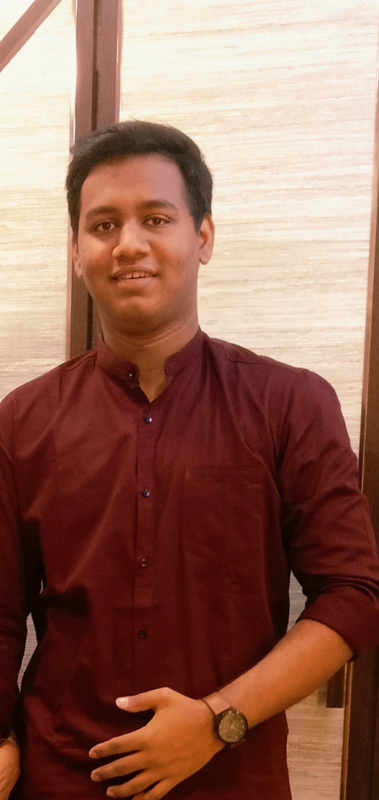
#> input picture AboutUs/images/Aryan.jpeg, 758 x 1600 px, found by its file name (shown at 1/2 size); its folder holds only this picture in this run
$ jupyter execute --allow-errors tri.ipynb   (older library calls are emulated)
#> lines starting #> are read from the running program, lines starting #| are printed output that depends on the picture; after the words box and inside, x2 and y2 are one past the last pixel; in counts of white or black regions, pixels touching at a corner belong together
[cell 1]
import cv2
import numpy as np
import matplotlib.pyplot as plt

[cell 2]
# Load the ultrasound image
img = cv2.imread(r'C:\Users\Vivek\Downloads\FETAL_PLANES_ZENODO\Images\Patient00001_Plane1_2_of_15.png', 0)

# Apply histogram equalization to enhance contrast
equalized_img = cv2.equalizeHist(img)

# Apply median blur for noise reduction
#> (the rest of this cell did not finish here and is left out)

[cell 3]
import os
import cv2
import numpy as np
import matplotlib.pyplot as plt

# Input and output folder paths
input_folder = r'C:\Users\Vivek\Downloads\FETAL_PLANES_ZENODO\Images'
output_folder = r'C:\Users\Vivek\Downloads\FETAL_PLANES_ZENODO\Images\02.Enhancement and Segmentation'

# Ensure the output folder exists
os.makedirs(output_folder, exist_ok=True)
counter=0
# Process each image in the input folder
for filename in os.listdir(input_folder):
    counter=counter+1
    print(counter)
    # Read the image as grayscale
    img_path = os.path.join(input_folder, filename)
    img = cv2.imread(img_path, 0)
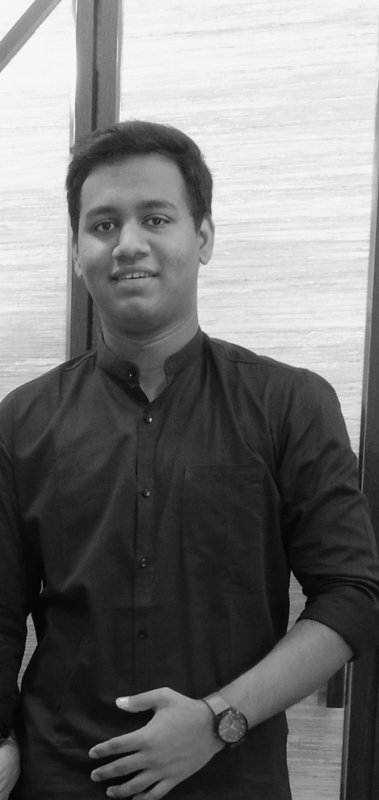
#> img: shape (1600, 758) (shown at 1/2 size); min 0, max 253, mean 115.9
    # Add this check before processing the image
    if not os.path.isfile(img_path):
        print(f"Error: Image file not found - {img_path}")
        continue  # Skip to the next iteration


    # Apply histogram equalization to enhance contrast
    equalized_img = cv2.equalizeHist(img)
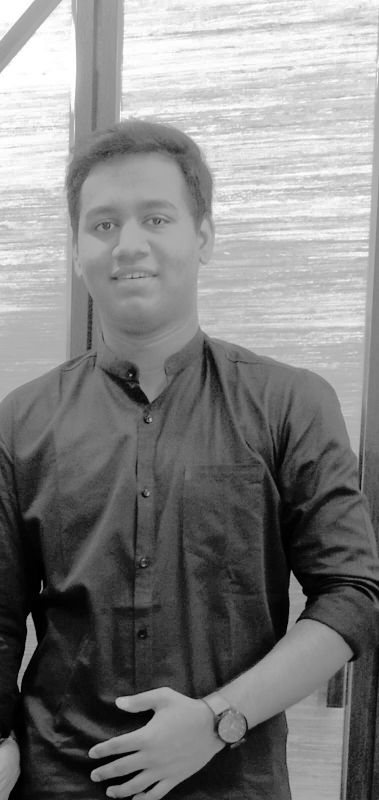
#> equalized_img: shape (1600, 758) (shown at 1/2 size); min 0, max 255, mean 128.5

    # Apply median blur for noise reduction
    median_blur = cv2.medianBlur(equalized_img, 5)

    # Thresholding to create a binary mask of the cranium and brain
    _, cranium_brain_mask = cv2.threshold(median_blur, 180, 255, cv2.THRESH_BINARY)
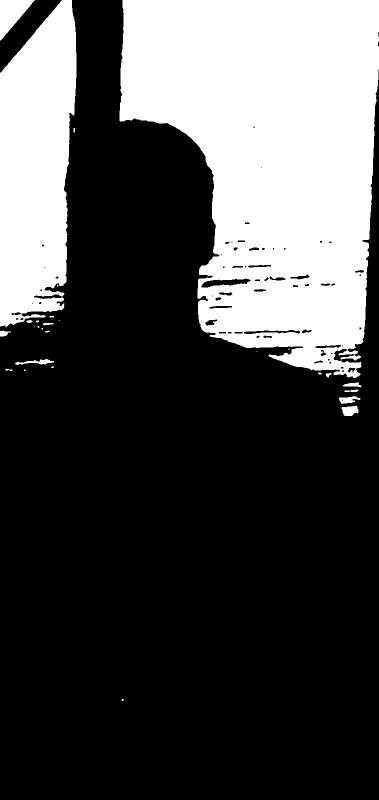
#> cranium_brain_mask: shape (1600, 758) (shown at 1/2 size); 29.5% white; 28 white regions (10 under 20 px)

    # Find contours in the mask
    contours, _ = cv2.findContours(cranium_brain_mask, cv2.RETR_EXTERNAL, cv2.CHAIN_APPROX_SIMPLE)
#> contours = 28 contours, 16 with area under 20; largest, box (x1, y1, x2, y2) and area: (239, 0, 758, 756) 276558, (0, 0, 153, 655) 77734, (0, 0, 69, 81) 2800, (683, 811, 717, 832) 486, (678, 792, 721, 808) 342

    # Find the contour with the largest area
    max_contour = max(contours, key=cv2.contourArea)
#> max_contour = contour of 833 points, box (x1, y1, x2, y2) (239, 0, 758, 756), area 276558

    # Create a blank mask image
    mask_image = np.zeros_like(img)

    # Draw the largest contour on the mask
    cv2.drawContours(mask_image, [max_contour], -1, (255), thickness=cv2.FILLED)
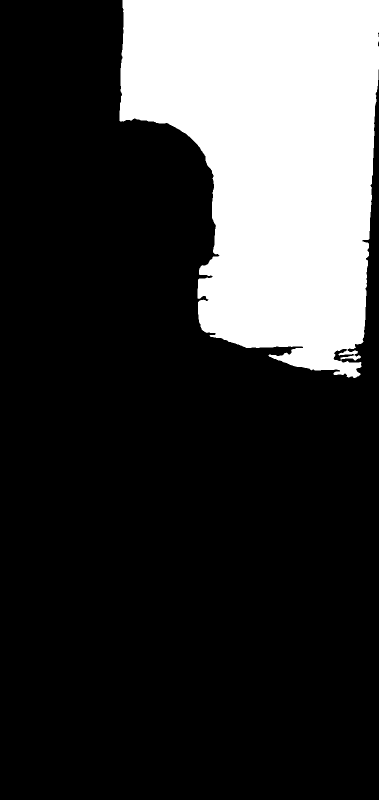
#> mask_image: shape (1600, 758) (shown at 1/2 size); 22.9% white; 1 white region, box (x1, y1, x2, y2) and area: (239, 0, 758, 756) 278036

    # Create a circular mask centered at the image center
    center_x = img.shape[1] // 2
#> center_x = 379
    center_y = img.shape[0] // 2
#> center_y = 800
    radius = int(min(img.shape) * 0.4)  # Adjust the radius as needed
#> radius = 303
    cv2.circle(mask_image, (center_x, center_y), radius, (255), thickness=cv2.FILLED)
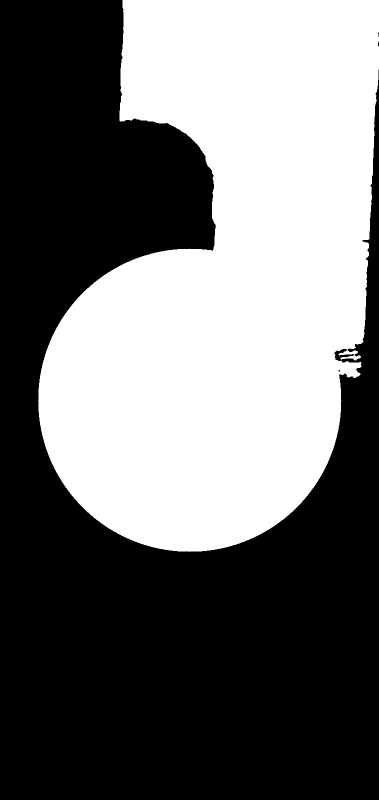
#> mask_image: shape (1600, 758) (shown at 1/2 size); 43.5% white; 1 white region, box (x1, y1, x2, y2) and area: (76, 0, 758, 1104) 527694

    # Apply the mask to the original image
    output_image = cv2.bitwise_and(img, mask_image)
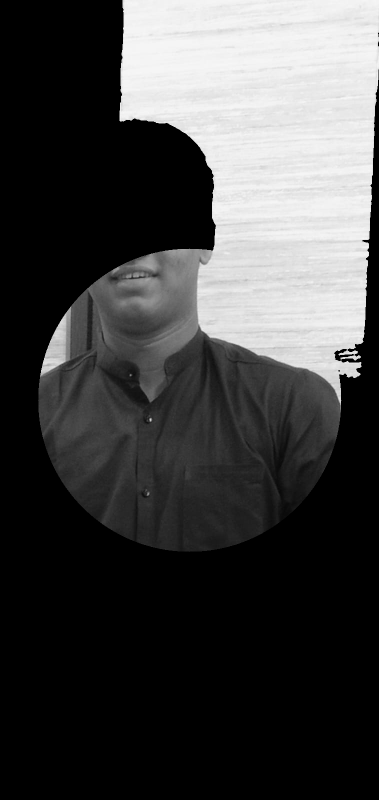
#> output_image: shape (1600, 758) (shown at 1/2 size); min 0, max 248, mean 66.1

    # Find the bounding box of the largest contour
    x, y, w, h = cv2.boundingRect(max_contour)
#> x = 239; y = 0; w = 519; h = 756

    # Add padding to the bounding box
    padding = 20  # Adjust the padding size as needed
    x -= padding
#> x = 219
    y -= padding
#> y = -20
    w += 2 * padding
#> w = 559
    h += 2 * padding
#> h = 796

    # Ensure the bounding box is within the image boundaries
    x = max(0, x)
    y = max(0, y)
#> y = 0
    w = min(w, img.shape[1] - x)
#> w = 539
    h = min(h, img.shape[0] - y)

    # Crop the output image to the bounding box region
    output_image = output_image[y:y+h, x:x+w]
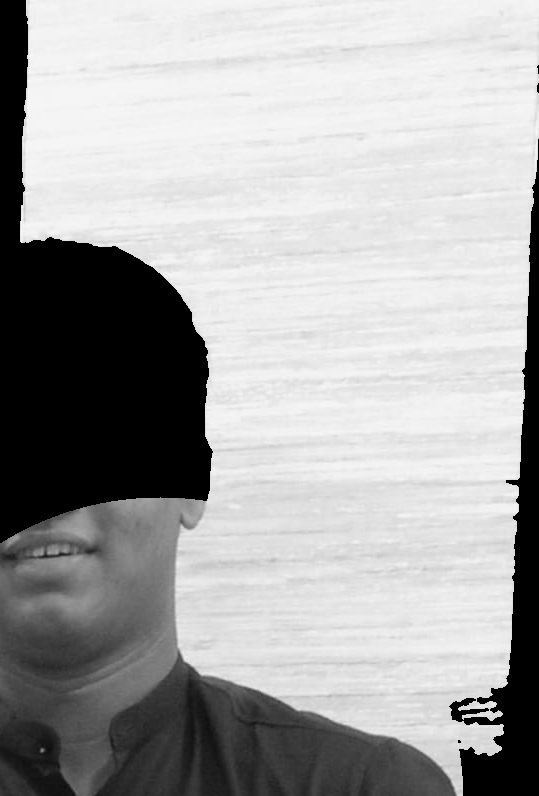
#> output_image: shape (796, 539); min 0, max 248, mean 166.6

    # Enhance the output image
    enhanced_image = cv2.equalizeHist(output_image)
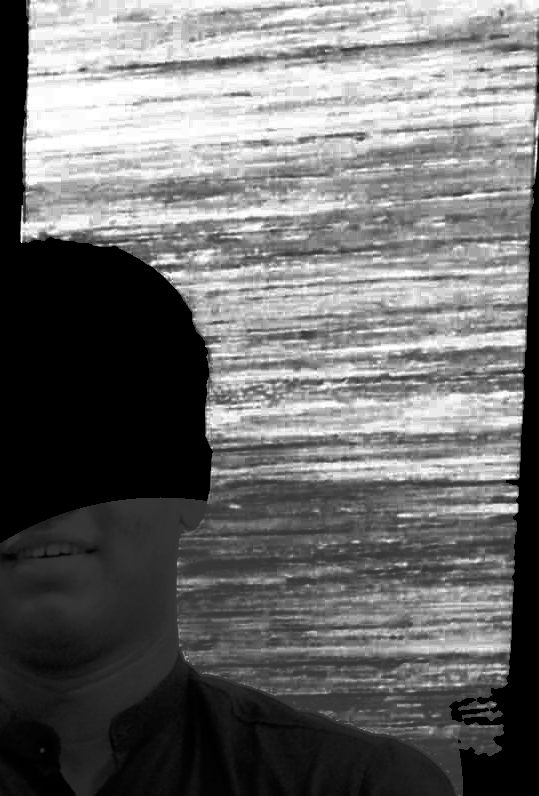
#> enhanced_image: shape (796, 539); min 0, max 255, mean 108.3

    # Save the enhanced output image
    output_path = os.path.join(output_folder, filename)
    cv2.imwrite(output_path, enhanced_image)


print("Processing completed.")
